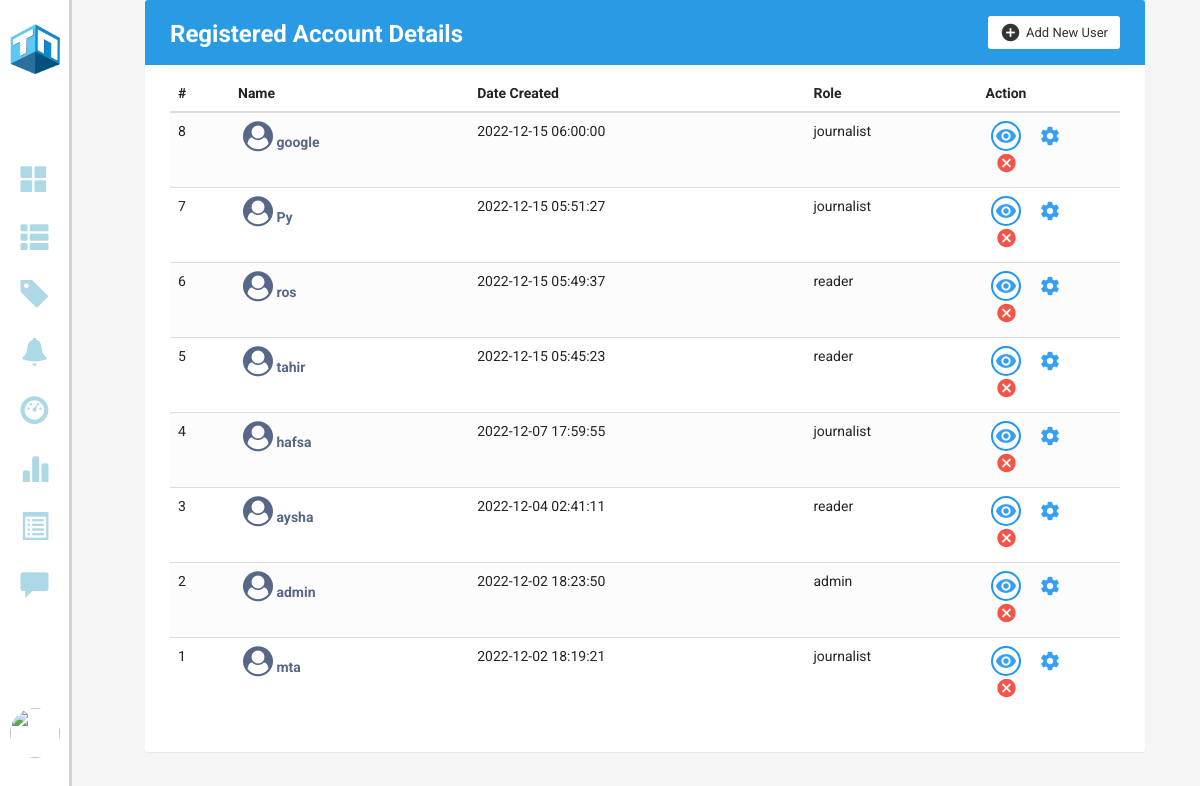
Page /Accountdetails (signed in) on the earlier database version.
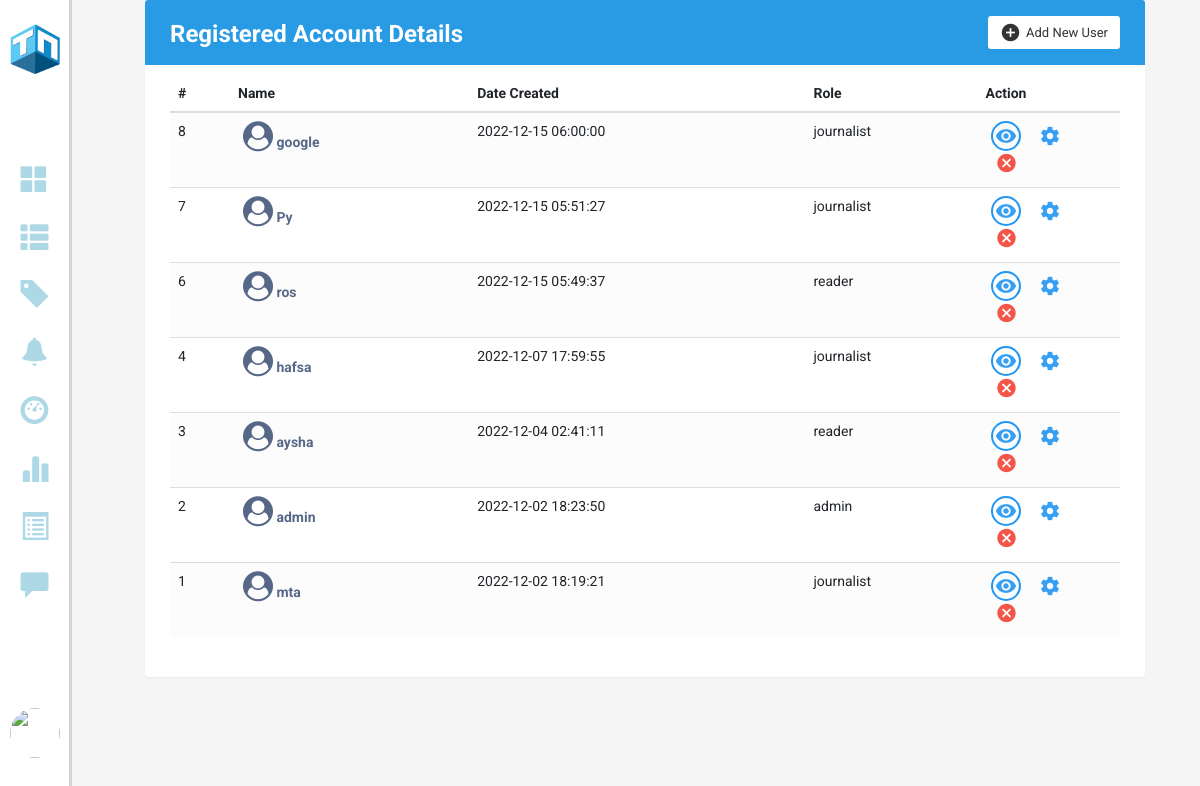
Same page on the later database version.
### models.py (models this page shows)
class Users(db.Model, UserMixin):
    id = db.Column(db.Integer,  primary_key = True, nullable = False)
    email = Column(String, nullable=False, unique = True)
    username = Column(String, nullable=False)
    role = Column(String, nullable=False)
    password = Column(String, nullable=False)
    profile_pic = Column(BLOB, nullable=False)
    mimetype = Column(String, nullable=False)
    status = Column(Boolean, nullable=False)
    created_at = Column(DateTime, server_default = func.now(), nullable=False)
    updated_at = Column(DateTime, server_default = func.now(), server_onupdate = func.now(), nullable=False)
    poster = db.relationship('Posts', backref=backref('poster'), cascade = 'all, delete')
    reporter = db.relationship('Reports', backref=backref('reporter'), cascade = 'all, delete')
    bookmarker = db.relationship('Bookmarks', backref=backref('bookmarker'), cascade = 'all, delete')
    notifier = db.relationship('Notifications', backref=backref('notifier'), cascade = 'all, delete')

### app.py (the view)
@app.route("/Accountdetails")
@login_required
def Account_details():
    signup = SignUpForm()
    signin = LoginForm()
    users = Users.query.order_by(Users.id.desc()).all()
    return render_template("AccountDetails.html", users = users, signup = signup, signin = signin)

### app.py (called while the page is built)
@login_manager.user_loader
def load_user(user_id):
    return Users.query.get(int(user_id))

### templates/AccountDetails.html (shortened to what this page needs)
<!DOCTYPE html>
<html lang="en">
<head>
    <link rel="stylesheet" type="text/css" href="/static/style.css">
    <link rel="stylesheet" href="https://stackpath.bootstrapcdn.com/bootstrap/4.5.0/css/bootstrap.min.css">
    <link rel="stylesheet" href="https://maxcdn.bootstrapcdn.com/font-awesome/4.7.0/css/font-awesome.min.css">
    <link rel="stylesheet" href="https://maxcdn.bootstrapcdn.com/bootstrap/3.3.6/css/bootstrap.min.css">
    <link rel="stylesheet" href="https://cdnjs.cloudflare.com/ajax/libs/font-awesome/4.7.0/css/font-awesome.min.css">
    <link rel="stylesheet" href="https://maxcdn.bootstrapcdn.com/bootstrap/3.3.7/css/bootstrap.min.css"
>
</head>
<body>
    <section class="GContent" style="background-color: #f2f3f4">
        {% include 'left_admin_menu.html' %}
        <div class="G1" style="width: 94%;">
            <div class="Gformat" style="width: 100%;">
                <div class="container-xl">
                    <div class="">
                        <div class="table-wrapper">
                            <div class="table-title">
                                <div class="row">
                                    <div class="col-sm-5">
                                        <h2 style="color: white">Registered Account <b>Details</b></h2>
                                    </div>
                                    <div class="col-sm-7">
                                        <a href="#" data-toggle="dropdown" class="btn btn-secondary"><i
                                                class="material-icons">&#xE147;</i>
                                            <span>Add New User</span></a>
                                    </div>
                                </div>
                            </div>
                            <table class="table table-striped table-hover">
                                <thead>
                                    <tr>
                                        <th>#</th>
                                        <th>Name</th>
                                        <th>Date Created</th>
                                        <th>Role</th>
                                        <th style="width: 15%;">Action</th>
                                    </tr>
                                </thead>
                                <tbody>
                                    {% for user in users %}
                                    <tr>
                                        <td>{{user.id}}</td>
                                        <td><a href="#"><i class="fa fa-user-circle" aria-hidden="true"
                                                    style="font-size: 30px;"></i> {{user.username}}</a></td>
                                        <td>{{user.created_at}}</td>
                                        <td>{{user.role}}</td>
                                        <td>
                                            <a href="#" class="view" title="View Account" data-toggle="tooltip"><i
                                                    class="material-icons">&#xE417;</i></a>
                                            <a href="#" class="settings" title="Settings" data-toggle="tooltip"><i
                                                    class="material-icons">&#xE8B8;</i></a>
                                            <a href="{{ url_for('delete_account', user_id = user.id) }}" class="delete" title="Delete Account" data-toggle="tooltip"><i
                                                    class="material-icons">&#xE5C9;</i></a>
                                        </td>
                                    </tr>
                                    {% endfor %}
                                </tbody>
                            </table>
                        </div>
                    </div>
                </div>
            </div>
        </div>
    </section>
</body>
</html>

Differences in the rows shown:
removed Users: id "5", username "tahir", created_at "2022-12-15 05:45:23", role "reader"
